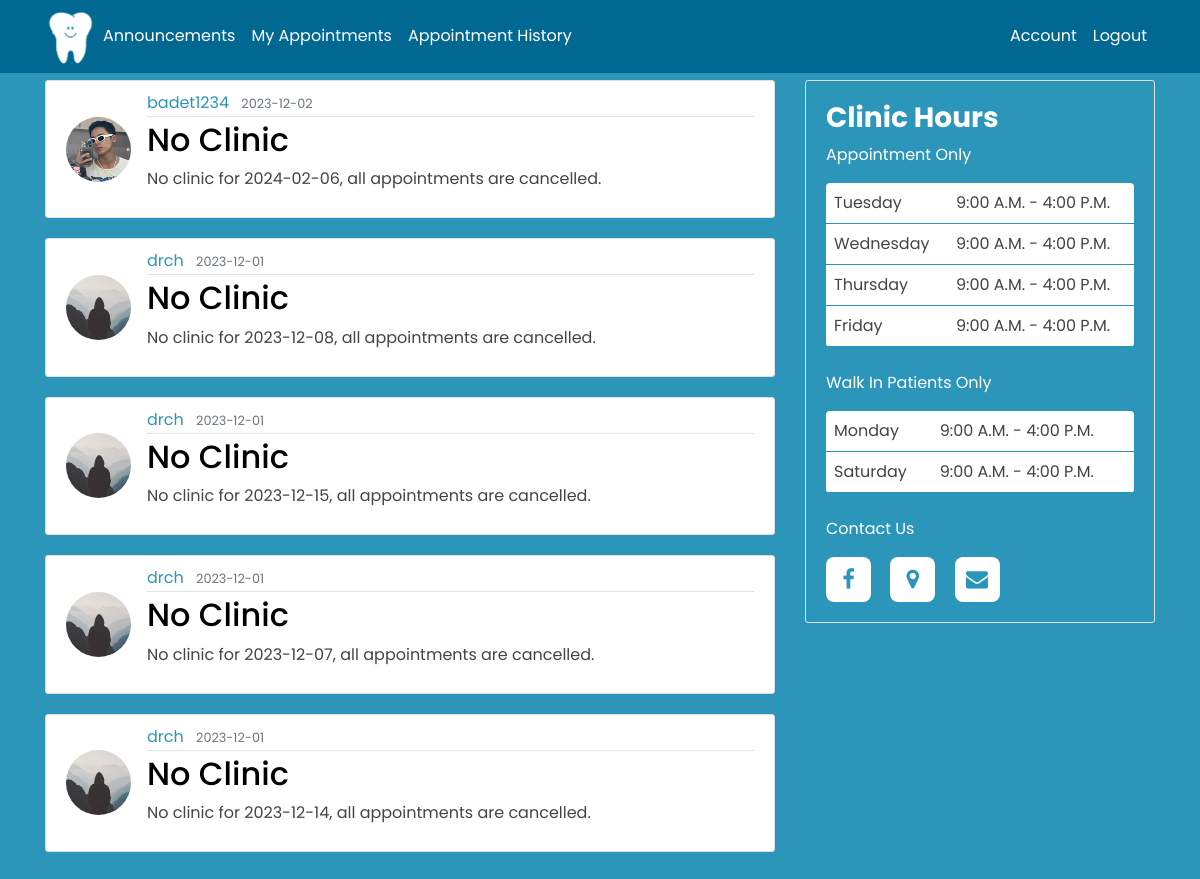
The app's page /customer_announcement (signed in) with its own data.
### main/models.py (models this page shows, shortened)
class Post(db.Model):
    id = db.Column(db.Integer, primary_key=True)
    title = db.Column(db.String(100), nullable=False)
    date_posted = db.Column(db.DateTime, nullable=False, default=datetime.utcnow)
    content = db.Column(db.Text, nullable=False)
    user_id = db.Column(db.Integer, db.ForeignKey('user.id'), nullable=False)

class User(db.Model, UserMixin):
    id = db.Column(db.Integer, primary_key=True)
    FName = db.Column(db.String(30), nullable=False)
    MidName = db.Column(db.String(30), nullable=True)
    LName = db.Column(db.String(30), nullable=False)
    gender = db.Column(db.String(10), nullable=False)
    birthday = db.Column(db.String(8), nullable=False)
    age = db.Column(db.Integer, nullable=False)
    contact = db.Column(db.String(30), unique=True, nullable=False)
    address = db.Column(db.String(100), nullable=False)
    username = db.Column(db.String(20), unique=True, nullable=False)
    email = db.Column(db.String(120), unique=True, nullable=False)
    image_file = db.Column(db.String(20), nullable=False, default='default.jpg')
    password = db.Column(db.String(60), nullable=False)
    posts = db.relationship('Post', backref='author', lazy=True)

### main/main1/routes.py (the view)
@main1.route("/customer_announcement")
@login_required
def customer_announcement():
    if current_user.is_authenticated:
        page = request.args.get('page', 1, type=int)
        posts = Post.query.order_by(Post.date_posted.desc()).paginate(page=page, per_page=5)
        return render_template('customer_announcement.html', title='Announcement', posts=posts)

### main/models.py (called while the page is built)
@login_manager.user_loader
def load_user(user_id):
    return User.query.get(int(user_id))

### main/templates/customer_announcement.html (shortened to what this page needs)
<!DOCTYPE html>
<html>
  <head>
    <link rel="stylesheet" href="https://cdnjs.cloudflare.com/ajax/libs/font-awesome/4.7.0/css/font-awesome.min.css">
    <link rel="stylesheet" href="https://maxcdn.bootstrapcdn.com/bootstrap/4.0.0/css/bootstrap.min.css">
    <link rel="stylesheet" type="text/css" href="{{ url_for('static', filename='announcement.css') }}">
  </head>
    <body style="background-color: #2b96b9;">
      <div class="container">
        <div class="row">
          <div class="col-md-8">
            {% for post in posts.items %}
            <fieldset>
              <article class="media content-section">
                <img class="rounded-circle article-img" src="{{ url_for('static', filename = 'profile_pics/' + post.author.image_file) }}">
                <div class="media-body">
                  <div class="article-metadata">
                    <a class="mr-2">{{ post.author.username }}</a>
                    <small class="text-muted">{{ post.date_posted.strftime('%Y-%m-%d') }}</small>
                  </div>
                    <h2><a class="article-title">{{ post.title }}</a></h2>
                    <p class="article-content">{{ post.content }}</p>
                </div>
              </article>
            </fieldset>
            {% endfor %}
          </div>
          <div class="col-md-4">
            <div class="content-section clinic-hours">
              <h3>Clinic Hours</h3>
              <p class="clinic-hrs-txt">Appointment Only</p>
              <table>
                <tr>
                  <td>Tuesday</td>
                  <td>9:00 A.M. - 4:00 P.M.</td>
                </tr>
                <tr>
                  <td>Wednesday</td>
                  <td>9:00 A.M. - 4:00 P.M.</td>
                </tr>
                <tr>
                  <td>Thursday</td>
                  <td>9:00 A.M. - 4:00 P.M.</td>
                </tr>
                <tr>
                  <td>Friday</td>
                  <td>9:00 A.M. - 4:00 P.M.</td>
              </tr>
              </table>
              <br>
              <p class="clinic-hrs-txt">Walk In Patients Only</p>
              <table>
                <tr>
                  <td>Monday</td>
                  <td>9:00 A.M. - 4:00 P.M.</td>
                </tr>
                <tr>
                  <td>Saturday</td>
                  <td>9:00 A.M. - 4:00 P.M.</td>
                </tr>
              </table>
              <br>
              <p class="clinic-hrs-txt">Contact Us</p>
              <div class="contact-icons">
                <a href="https://www.facebook.com/smileplazaDC" target="_blank"><i class='fa fa-facebook-f' ></i></a>
                <a href="https://maps.app.goo.gl/792nLswoVTeMA8ZG7" target = "_blank"><i class='fa fa-map-marker' ></i></a>
                <a href="#contact" ><i class='fa fa-envelope'></i></a>
              </div>
            </div>
          </div>
        </div>
      </div>
    </body>
</html>
{% extends "customer_nav.html" %}

### main/templates/customer_nav.html (shortened to what this page needs)
<!DOCTYPE html>
<html>
  <head>
      <link rel="stylesheet" href="https://cdnjs.cloudflare.com/ajax/libs/font-awesome/4.7.0/css/font-awesome.min.css">
      <link rel="stylesheet" href="https://maxcdn.bootstrapcdn.com/bootstrap/4.0.0/css/bootstrap.min.css">
      <link rel="stylesheet" type="text/css" href="{{ url_for('static', filename='nav.css') }}">
  </head>
  <body>
    <header class="site-header">
        <nav class="navbar navbar-expand-md navbar-dark bg-steel fixed-top">
          <div class="container">
            <img src="{{ url_for('static', filename = 'images/toothlogo2.png') }}" class="logo" alt="logo">
            <div class="collapse navbar-collapse" id="navbarToggle">
                <div class="navbar-nav mr-auto">
                    <a class="nav-item nav-link" href="/customer_announcement">Announcements</a>
                    <a class="nav-item nav-link" href="/appointment" >My Appointments</a>
                    <a class="nav-item nav-link" href="/" onclick="return false;">Appointment History</a>
                </div>
                <div class="navbar-nav">
                    <a class="nav-item nav-link" href="{{ url_for('users.account') }}">Account</a>
                    <a class="nav-item nav-link" href="{{ url_for('users.logout') }}">Logout</a>
                </div>
            </div>
          </div>
        </nav>
    </header>
    <br>
  </body>
</html>

### main/static/announcement.css (style rules this page uses)
* { font-family: 'Poppins', 'Sans-serif'; }
:root { --first-color: #2b96b9; --second-color: #000; --third-color: #b9f1ee; --fourth-color: #1ccae5; --main-color: #056892; --bg-color: #fff; --text-color: #000; --big-font: 5rem; --h2-font: 3rem; --p-font: 1.1rem; }
body { background-color: #2b96b9; margin-top: 5rem; }
h1, h2, h3, h4, h5, h6 { color: #444444; }
.bg-steel { background-color: #5f788a; }
.content-section { background: #ffffff; padding: 10px 20px; border: 1px solid #dddddd; border-radius: 3px; margin-bottom: 20px; }
.article-title { color: #444444; }
.article-content { color: #444444; white-space: pre-line; }
.article-img { height: 65px; width: 65px; margin-right: 16px; }
.article-metadata { padding-bottom: 1px; margin-bottom: 4px; border-bottom: 1px solid #e3e3e3 }
.container .row .col-md-4 .content-section h3 { font-weight: bold; }
.container .content-section h3 { color: #fff; }
div.content-section { background-color: #2b96b9; padding: 20px; color: #fff; }
.content-section .contact-icons i { height: 45px; width: 45px; background: var(--bg-color); color: var(--first-color); font-size: 22px; display: inline-flex; align-items: center; justify-content: center; border-radius: 8px; margin-right: 15px; transition: all .45s ease; }
table { border-radius: 4px; border-collapse: collapse; width: 100%; background-color: #fff; }
td { border-bottom: 1px solid #2b96b9; padding: 8px; color: #444444; }

### main/static/nav.css (style rules this page uses)
* { font-family: 'Poppins', 'Sans-serif'; }
:root { --first-color: #2b96b9; --second-color: #000; --third-color: #b9f1ee; --fourth-color: #1ccae5; --main-color: #056892; --bg-color: #fff; --text-color: #000; --big-font: 5rem; --h2-font: 3rem; --p-font: 1.1rem; }
body { background: #fafafa; color: var(--first-color); margin-top: 5rem; }
.content-section { padding-top: 10%; }
h1, h2, h3, h4, h5, h6 { color: var(--text-color); }
.bg-steel { background-color: #016892; }
.site-header .navbar-nav .nav-link { color: white; }
.logo { width: 50px; height: auto; cursor: pointer; }
.content-section { align-items: center; background: #ffffff; padding: 10px 20px; border: 1px solid #dddddd; border-radius: 3px; margin-bottom: 20px; }
.article-title { color: #444444; }
.article-content { white-space: pre-line; }
.article-img { height: 65px; width: 65px; margin-right: 16px; }
.article-metadata { padding-bottom: 1px; margin-bottom: 4px; border-bottom: 1px solid #e3e3e3 }
p.article-content { color: #444; }
.container .row .col-md-4 .content-section h3 { font-weight: bold; }
.container .content-section h3 { color: #fff; }
.clinic-hrs-txt { color: #fff; }
.clinic-hours { background-color: #2b96b9; padding: 20px; }
.content-section .contact-icons i { height: 45px; width: 45px; background: var(--bg-color); color: var(--first-color); font-size: 22px; display: inline-flex; align-items: center; justify-content: center; border-radius: 8px; margin-right: 15px; transition: all .45s ease; }
table { border-radius: 4px; border-collapse: collapse; width: 100%; background-color: #fff; }
td { border-bottom: 1px solid #2b96b9; padding: 8px; color: #444444; }

### records on screen
Post: image_file (picture), author.username "badet1234", date_posted "2023-12-02", title "No Clinic", content "No clinic for 2024-02-06, all appointments are cancelled."
Post: image_file (placeholder picture), author.username "drch", date_posted "2023-12-01", title "No Clinic", content "No clinic for 2023-12-08, all appointments are cancelled."
Post: image_file (placeholder picture), author.username "drch", date_posted "2023-12-01", title "No Clinic", content "No clinic for 2023-12-15, all appointments are cancelled."
Post: image_file (placeholder picture), author.username "drch", date_posted "2023-12-01", title "No Clinic", content "No clinic for 2023-12-07, all appointments are cancelled."
Post: image_file (placeholder picture), author.username "drch", date_posted "2023-12-01", title "No Clinic", content "No clinic for 2023-12-14, all appointments are cancelled."
